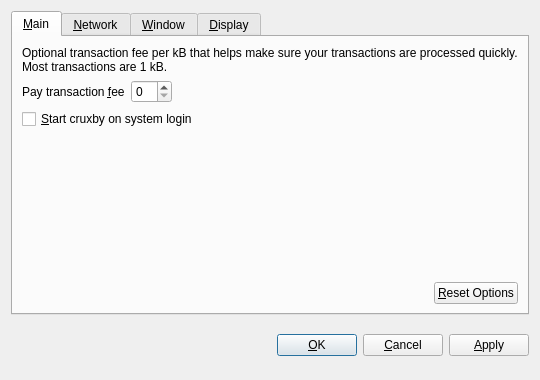
<?xml version="1.0" encoding="UTF-8"?>
<ui version="4.0">
 <class>OptionsDialog</class>
 <widget class="QDialog" name="OptionsDialog">
  <property name="geometry">
   <rect>
    <x>0</x>
    <y>0</y>
    <width>540</width>
    <height>380</height>
   </rect>
  </property>
  <property name="windowTitle">
   <string>Options</string>
  </property>
  <property name="modal">
   <bool>true</bool>
  </property>
  <layout class="QVBoxLayout" name="verticalLayout">
   <item>
    <widget class="QTabWidget" name="tabWidget">
     <property name="tabPosition">
      <enum>QTabWidget::North</enum>
     </property>
     <property name="currentIndex">
      <number>0</number>
     </property>
     <widget class="QWidget" name="tabMain">
      <attribute name="title">
       <string>&amp;Main</string>
      </attribute>
      <layout class="QVBoxLayout" name="verticalLayout_Main">
       <item>
        <widget class="QLabel" name="transactionFeeInfoLabel">
         <property name="text">
          <string>Optional transaction fee per kB that helps make sure your transactions are processed quickly. Most transactions are 1 kB.</string>
         </property>
         <property name="textFormat">
          <enum>Qt::PlainText</enum>
         </property>
         <property name="wordWrap">
          <bool>true</bool>
         </property>
        </widget>
       </item>
       <item>
        <layout class="QHBoxLayout" name="horizontalLayout_1_Main">
         <item>
          <widget class="QLabel" name="transactionFeeLabel">
           <property name="text">
            <string>Pay transaction &amp;fee</string>
           </property>
           <property name="textFormat">
            <enum>Qt::PlainText</enum>
           </property>
           <property name="buddy">
            <cstring>transactionFee</cstring>
           </property>
          </widget>
         </item>
         <item>
          <widget class="BitcoinAmountField" name="transactionFee"/>
         </item>
         <item>
          <spacer name="horizontalSpacer_1_Main">
           <property name="orientation">
            <enum>Qt::Horizontal</enum>
           </property>
           <property name="sizeHint" stdset="0">
            <size>
             <width>40</width>
             <height>20</height>
            </size>
           </property>
          </spacer>
         </item>
        </layout>
       </item>
       <item>
        <widget class="QCheckBox" name="bitcoinAtStartup">
         <property name="toolTip">
          <string>Automatically start cruxby after logging in to the system.</string>
         </property>
         <property name="text">
          <string>&amp;Start cruxby on system login</string>
         </property>
        </widget>
       </item>
       <item>
        <spacer name="verticalSpacer_Main">
         <property name="orientation">
          <enum>Qt::Vertical</enum>
         </property>
         <property name="sizeHint" stdset="0">
          <size>
           <width>20</width>
           <height>40</height>
          </size>
         </property>
        </spacer>
       </item>
       <item>
        <layout class="QHBoxLayout" name="horizontalLayout_2_Main">
         <item>
          <spacer name="horizontalSpacer_2_Main">
           <property name="orientation">
            <enum>Qt::Horizontal</enum>
           </property>
           <property name="sizeHint" stdset="0">
            <size>
             <width>40</width>
             <height>20</height>
            </size>
           </property>
          </spacer>
         </item>
         <item>
          <widget class="QPushButton" name="resetButton">
           <property name="toolTip">
            <string>Reset all client options to default.</string>
           </property>
           <property name="text">
            <string>&amp;Reset Options</string>
           </property>
           <property name="autoDefault">
            <bool>false</bool>
           </property>
          </widget>
         </item>
        </layout>
       </item>
      </layout>
     </widget>
     <widget class="QWidget" name="tabNetwork">
      <attribute name="title">
       <string>&amp;Network</string>
      </attribute>
      <layout class="QVBoxLayout" name="verticalLayout_Network">
       <item>
        <widget class="QCheckBox" name="mapPortUpnp">
         <property name="toolTip">
          <string>Automatically open the cruxby client port on the router. This only works when your router supports UPnP and it is enabled.</string>
         </property>
         <property name="text">
          <string>Map port using &amp;UPnP</string>
         </property>
        </widget>
       </item>
       <item>
        <widget class="QCheckBox" name="connectSocks">
         <property name="toolTip">
          <string>Connect to the cruxby network through a SOCKS proxy (e.g. when connecting through Tor).</string>
         </property>
         <property name="text">
          <string>&amp;Connect through SOCKS proxy:</string>
         </property>
        </widget>
       </item>
       <item>
        <layout class="QHBoxLayout" name="horizontalLayout_Network">
         <item>
          <widget class="QLabel" name="proxyIpLabel">
           <property name="text">
            <string>Proxy &amp;IP:</string>
           </property>
           <property name="textFormat">
            <enum>Qt::PlainText</enum>
           </property>
           <property name="buddy">
            <cstring>proxyIp</cstring>
           </property>
          </widget>
         </item>
         <item>
          <widget class="QValidatedLineEdit" name="proxyIp">
           <property name="maximumSize">
            <size>
             <width>140</width>
             <height>16777215</height>
            </size>
           </property>
           <property name="toolTip">
            <string>IP address of the proxy (e.g. 127.0.0.1)</string>
           </property>
          </widget>
         </item>
         <item>
          <widget class="QLabel" name="proxyPortLabel">
           <property name="text">
            <string>&amp;Port:</string>
           </property>
           <property name="textFormat">
            <enum>Qt::PlainText</enum>
           </property>
           <property name="buddy">
            <cstring>proxyPort</cstring>
           </property>
          </widget>
         </item>
         <item>
          <widget class="QLineEdit" name="proxyPort">
           <property name="maximumSize">
            <size>
             <width>55</width>
             <height>16777215</height>
            </size>
           </property>
           <property name="toolTip">
            <string>Port of the proxy (e.g. 9050)</string>
           </property>
          </widget>
         </item>
         <item>
          <widget class="QLabel" name="socksVersionLabel">
           <property name="text">
            <string>SOCKS &amp;Version:</string>
           </property>
           <property name="textFormat">
            <enum>Qt::PlainText</enum>
           </property>
           <property name="buddy">
            <cstring>socksVersion</cstring>
           </property>
          </widget>
         </item>
         <item>
          <widget class="QValueComboBox" name="socksVersion">
           <property name="toolTip">
            <string>SOCKS version of the proxy (e.g. 5)</string>
           </property>
          </widget>
         </item>
         <item>
          <spacer name="horizontalSpacer_Network">
           <property name="orientation">
            <enum>Qt::Horizontal</enum>
           </property>
           <property name="sizeHint" stdset="0">
            <size>
             <width>40</width>
             <height>20</height>
            </size>
           </property>
          </spacer>
         </item>
        </layout>
       </item>
       <item>
        <spacer name="verticalSpacer_Network">
         <property name="orientation">
          <enum>Qt::Vertical</enum>
         </property>
         <property name="sizeHint" stdset="0">
          <size>
           <width>20</width>
           <height>40</height>
          </size>
         </property>
        </spacer>
       </item>
      </layout>
     </widget>
     <widget class="QWidget" name="tabWindow">
      <attribute name="title">
       <string>&amp;Window</string>
      </attribute>
      <layout class="QVBoxLayout" name="verticalLayout_Window">
       <item>
        <widget class="QCheckBox" name="minimizeToTray">
         <property name="toolTip">
          <string>Show only a tray icon after minimizing the window.</string>
         </property>
         <property name="text">
          <string>&amp;Minimize to the tray instead of the taskbar</string>
         </property>
        </widget>
       </item>
       <item>
        <widget class="QCheckBox" name="minimizeOnClose">
         <property name="toolTip">
          <string>Minimize instead of exit the application when the window is closed. When this option is enabled, the application will be closed only after selecting Quit in the menu.</string>
         </property>
         <property name="text">
          <string>M&amp;inimize on close</string>
         </property>
        </widget>
       </item>
       <item>
        <spacer name="verticalSpacer_Window">
         <property name="orientation">
          <enum>Qt::Vertical</enum>
         </property>
         <property name="sizeHint" stdset="0">
          <size>
           <width>20</width>
           <height>40</height>
          </size>
         </property>
        </spacer>
       </item>
      </layout>
     </widget>
     <widget class="QWidget" name="tabDisplay">
      <attribute name="title">
       <string>&amp;Display</string>
      </attribute>
      <layout class="QVBoxLayout" name="verticalLayout_Display">
       <item>
        <layout class="QHBoxLayout" name="horizontalLayout_1_Display">
         <item>
          <widget class="QLabel" name="langLabel">
           <property name="text">
            <string>User Interface &amp;language:</string>
           </property>
           <property name="textFormat">
            <enum>Qt::PlainText</enum>
           </property>
           <property name="buddy">
            <cstring>lang</cstring>
           </property>
          </widget>
         </item>
         <item>
          <widget class="QValueComboBox" name="lang">
           <property name="toolTip">
            <string>The user interface language can be set here. This setting will take effect after restarting cruxby.</string>
           </property>
          </widget>
         </item>
        </layout>
       </item>
       <item>
        <layout class="QHBoxLayout" name="horizontalLayout_2_Display">
         <item>
          <widget class="QLabel" name="unitLabel">
           <property name="text">
            <string>&amp;Unit to show amounts in:</string>
           </property>
           <property name="textFormat">
            <enum>Qt::PlainText</enum>
           </property>
           <property name="buddy">
            <cstring>unit</cstring>
           </property>
          </widget>
         </item>
         <item>
          <widget class="QValueComboBox" name="unit">
           <property name="toolTip">
            <string>Choose the default subdivision unit to show in the interface and when sending coins.</string>
           </property>
          </widget>
         </item>
        </layout>
       </item>
       <item>
        <widget class="QCheckBox" name="displayAddresses">
         <property name="toolTip">
          <string>Whether to show cruxby addresses in the transaction list or not.</string>
         </property>
         <property name="text">
          <string>&amp;Display addresses in transaction list</string>
         </property>
        </widget>
       </item>
       <item>
        <spacer name="verticalSpacer_Display">
         <property name="orientation">
          <enum>Qt::Vertical</enum>
         </property>
         <property name="sizeHint" stdset="0">
          <size>
           <width>20</width>
           <height>40</height>
          </size>
         </property>
        </spacer>
       </item>
      </layout>
     </widget>
    </widget>
   </item>
   <item>
    <layout class="QHBoxLayout" name="horizontalLayout_Buttons">
     <item>
      <spacer name="horizontalSpacer_1">
       <property name="orientation">
        <enum>Qt::Horizontal</enum>
       </property>
       <property name="sizeHint" stdset="0">
        <size>
         <width>40</width>
         <height>48</height>
        </size>
       </property>
      </spacer>
     </item>
     <item>
      <widget class="QLabel" name="statusLabel">
       <property name="font">
        <font>
         <weight>75</weight>
         <bold>true</bold>
        </font>
       </property>
       <property name="text">
        <string/>
       </property>
       <property name="textFormat">
        <enum>Qt::PlainText</enum>
       </property>
       <property name="wordWrap">
        <bool>true</bool>
       </property>
      </widget>
     </item>
     <item>
      <spacer name="horizontalSpacer_2">
       <property name="orientation">
        <enum>Qt::Horizontal</enum>
       </property>
       <property name="sizeHint" stdset="0">
        <size>
         <width>40</width>
         <height>48</height>
        </size>
       </property>
      </spacer>
     </item>
     <item>
      <widget class="QPushButton" name="okButton">
       <property name="text">
        <string>&amp;OK</string>
       </property>
      </widget>
     </item>
     <item>
      <widget class="QPushButton" name="cancelButton">
       <property name="text">
        <string>&amp;Cancel</string>
       </property>
       <property name="autoDefault">
        <bool>false</bool>
       </property>
      </widget>
     </item>
     <item>
      <widget class="QPushButton" name="applyButton">
       <property name="text">
        <string>&amp;Apply</string>
       </property>
       <property name="autoDefault">
        <bool>false</bool>
       </property>
      </widget>
     </item>
    </layout>
   </item>
  </layout>
 </widget>
 <customwidgets>
  <customwidget>
   <class>BitcoinAmountField</class>
   <extends>QSpinBox</extends>
   <header>bitcoinamountfield.h</header>
  </customwidget>
  <customwidget>
   <class>QValueComboBox</class>
   <extends>QComboBox</extends>
   <header>qvaluecombobox.h</header>
  </customwidget>
  <customwidget>
   <class>QValidatedLineEdit</class>
   <extends>QLineEdit</extends>
   <header>qvalidatedlineedit.h</header>
  </customwidget>
 </customwidgets>
 <resources/>
 <connections/>
</ui>
